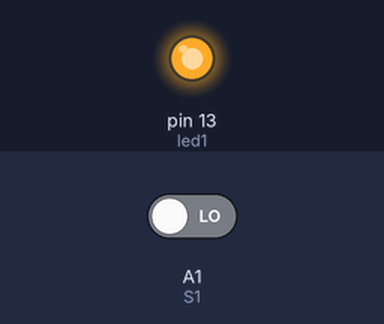
The sketch below on a simulated Arduino Uno, built with avr-gcc and run on an emulated ATmega328P. Shown: output pins drawn as LEDs (lit = HIGH). Inputs (shaded band) come from the test bench; at power-on: A1 (S1) LOW.

Above: at 1.2 s.
1.3 s: A1 (S1) driven HIGH
At 1.9 s:
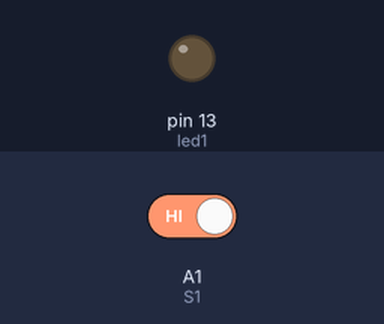
2.8 s: A1 (S1) driven LOW
At 3.1 s:
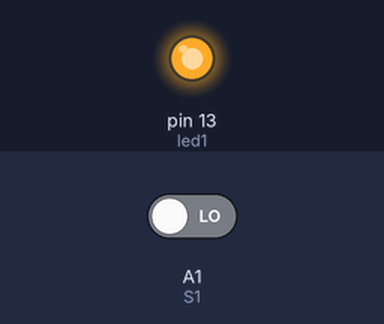
Timing chart, 0 to 5.8 s (numbered marks = the images above; inputs shaded):
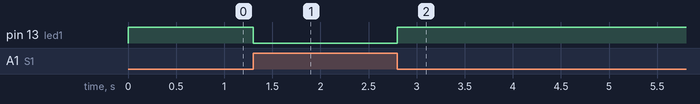

Measured:
- after the input at 1.3 s, pin 13 (led1): HIGH → LOW at once
- after the input at 2.8 s, pin 13 (led1): LOW → HIGH at once

The sketch:

lab2_zad5.ino
```cpp
//Napisać program, który będzie świecił diodą tylko w momencie, kiedy będzie przyciśnięty
//przycisk. Wykorzystać EXTI

#include <PinChangeInterrupt.h>

int led1 = 13;

int S1 = A1;

void setup()
{
	pinMode(led1, OUTPUT);
	pinMode(S1, INPUT);

	attachPCINT(digitalPinToPCINT(S1), on_led, CHANGE);
	digitalWrite(led1, HIGH);
}

void on_led()
{
	digitalWrite(led1, !digitalRead(led1));
}

void loop()
{


}
```
